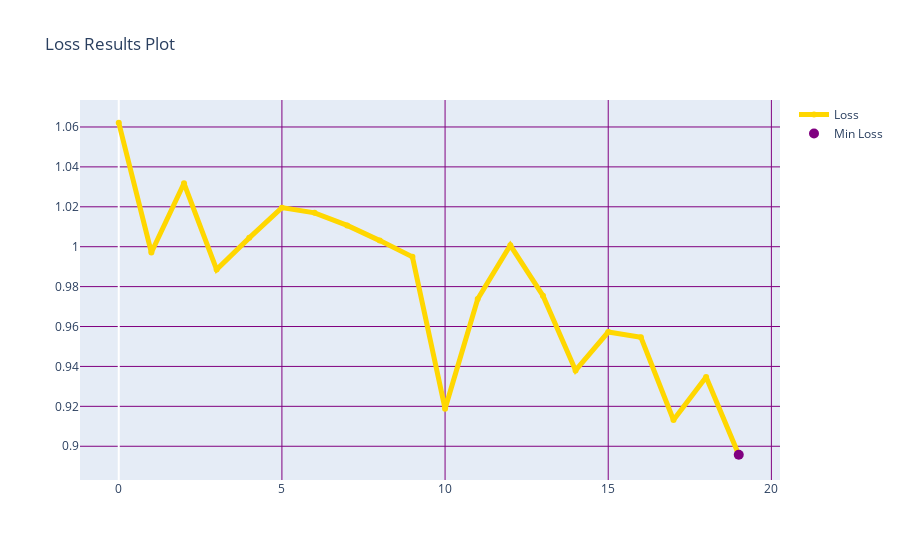

The code cell stored with this chart in its notebook:
### Markdown cell above
### 04 Train model

### Code cell
if instance.train:
    print(f"Start {instance.model} model training")
    train(model, instance, train_loader, scaler)

### Figure 1 — Plotly figure (JSON) as saved in the notebook; plotly's stock layout.template omitted (floating-point values rounded to 4 significant figures)
{"data": [{"line": {"color": "gold", "width": 5}, "mode": "lines+markers", "name": "Loss", "type": "scatter", "y": [1.062, 0.9971, 1.032, 0.9886, 1.004, 1.02, 1.017, 1.011, 1.003, 0.9949, 0.9188, 0.9738, 1.001, 0.9754, 0.938, 0.9572, 0.9547, 0.9131, 0.9347, 0.8957]}, {"marker": {"color": "purple", "size": 10}, "mode": "markers", "name": "Min Loss", "text": "Min Loss: 0.8957397441069285 at 19", "type": "scatter", "x": [19], "y": [0.8957]}], "layout": {"title": {"text": "Loss Results Plot"}, "xaxis": {"gridcolor": "Purple", "gridwidth": 1, "showgrid": true}, "yaxis": {"gridcolor": "Purple", "gridwidth": 1, "showgrid": true}}}
